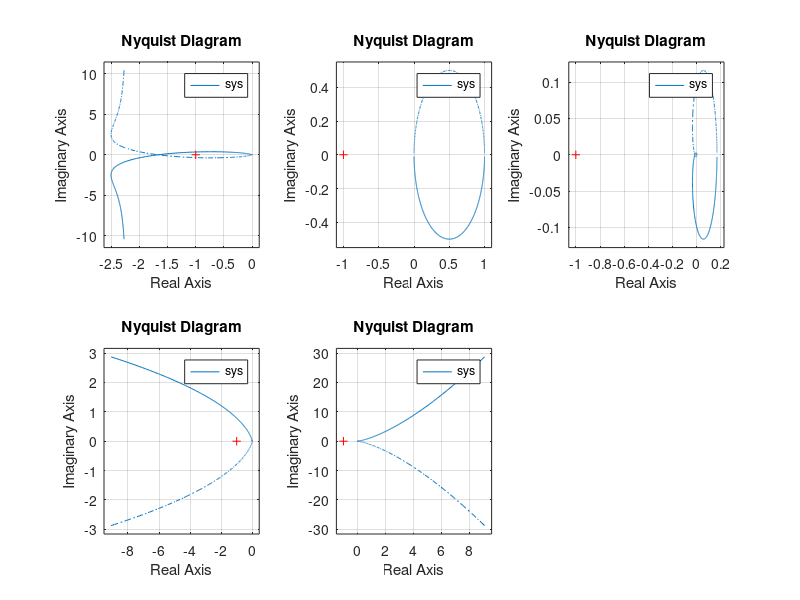

Recreate this plot in MATLAB.
num = 10;
den = [1 2 3 0];
sys = tf(num, den);
subplot(2, 3, 1);
nyquist(sys)
isstable(sys)

num = 1;
den = [1 1];
sys = tf(num, den);
subplot(2, 3, 2);
nyquist(sys)
isstable(sys)

num = 1;
den = [1 6 11 6];
sys = tf(num, den);
subplot(2, 3, 3);
nyquist(sys)
isstable(sys)

num = 1;
den = [1 1 0 0];
sys = tf(num, den);
subplot(2, 3, 4);
nyquist(sys)
isstable(sys)

num = 1;
den = [1 1 0 0 0];
sys = tf(num, den);
subplot(2, 3, 5);
nyquist(sys)
isstable(sys)